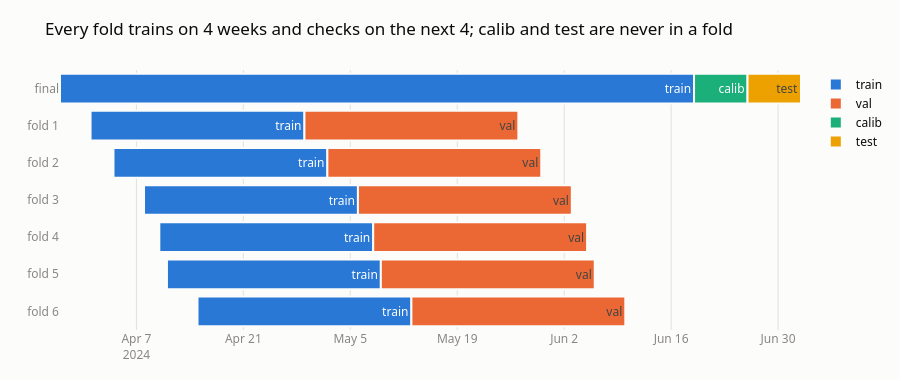

Source (notebook cell):
### Markdown cell above
## 3. Splits (`splits.parquet`)

### Code cell
display(splits)

timeline = splits.assign(
    window=np.where(
        splits["fold"].isna(), "final", "fold " + splits["fold"].astype(str)
    ),
    start=pd.to_datetime(splits["start_date"]),
    end=pd.to_datetime(splits["end_date"]) + pd.Timedelta(days=1),
)
fig = px.timeline(
    timeline,
    x_start="start",
    x_end="end",
    y="window",
    color="split",
    color_discrete_map=SPLIT_COLORS,
    category_orders={"split": list(SPLIT_COLORS)},
    text="split",
    hover_data={"start_date": True, "end_date": True, "start": False, "end": False},
    title="Every fold trains on 4 weeks and checks on the next 4; calib and test are never in a fold",
)
fig.update_yaxes(
    categoryorder="array", categoryarray=timeline["window"].unique()[::-1], title=None
)
fig.update_traces(
    marker_line_color="#fcfcfb", marker_line_width=2, textposition="inside"
)
fig.update_layout(
    height=380,
    legend_title_text=None,
    xaxis_range=[dates[0], dates[-1] + pd.Timedelta(days=1)],
)
fig.show()

### Figure 1 — Plotly figure (JSON) as saved in the notebook; plotly's stock layout.template omitted (floating-point values rounded to 4 significant figures)
{"data": [{"base": ["2024-03-28T00:00:00", "2024-04-01T00:00:00", "2024-04-04T00:00:00", "2024-04-08T00:00:00", "2024-04-10T00:00:00", "2024-04-11T00:00:00", "2024-04-15T00:00:00"], "customdata": [["2024-03-28", "2024-06-18"], ["2024-04-01", "2024-04-28"], ["2024-04-04", "2024-05-01"], ["2024-04-08", "2024-05-05"], ["2024-04-10", "2024-05-07"], ["2024-04-11", "2024-05-08"], ["2024-04-15", "2024-05-12"]], "hovertemplate": "split=%{text}<br>window=%{y}<br>start_date=%{customdata[0]}<br>end_date=%{customdata[1]}<extra></extra>", "legendgroup": "train", "marker": {"color": "#2a78d6", "line": {"color": "#fcfcfb", "width": 2}, "pattern": {"shape": ""}}, "name": "train", "orientation": "h", "showlegend": true, "text": ["train", "train", "train", "train", "train", "train", "train"], "textposition": "inside", "type": "bar", "x": [7171200000, 2419200000, 2419200000, 2419200000, 2419200000, 2419200000, 2419200000], "xaxis": "x", "y": ["final", "fold 1", "fold 2", "fold 3", "fold 4", "fold 5", "fold 6"], "yaxis": "y"}, {"base": ["2024-04-29T00:00:00", "2024-05-02T00:00:00", "2024-05-06T00:00:00", "2024-05-08T00:00:00", "2024-05-09T00:00:00", "2024-05-13T00:00:00"], "customdata": [["2024-04-29", "2024-05-26"], ["2024-05-02", "2024-05-29"], ["2024-05-06", "2024-06-02"], ["2024-05-08", "2024-06-04"], ["2024-05-09", "2024-06-05"], ["2024-05-13", "2024-06-09"]], "hovertemplate": "split=%{text}<br>window=%{y}<br>start_date=%{customdata[0]}<br>end_date=%{customdata[1]}<extra></extra>", "legendgroup": "val", "marker": {"color": "#eb6834", "line": {"color": "#fcfcfb", "width": 2}, "pattern": {"shape": ""}}, "name": "val", "orientation": "h", "showlegend": true, "text": ["val", "val", "val", "val", "val", "val"], "textposition": "inside", "type": "bar", "x": [2419200000, 2419200000, 2419200000, 2419200000, 2419200000, 2419200000], "xaxis": "x", "y": ["fold 1", "fold 2", "fold 3", "fold 4", "fold 5", "fold 6"], "yaxis": "y"}, {"base": ["2024-06-19T00:00:00"], "customdata": [["2024-06-19", "2024-06-25"]], "hovertemplate": "split=%{text}<br>window=%{y}<br>start_date=%{customdata[0]}<br>end_date=%{customdata[1]}<extra></extra>", "legendgroup": "calib", "marker": {"color": "#1baf7a", "line": {"color": "#fcfcfb", "width": 2}, "pattern": {"shape": ""}}, "name": "calib", "orientation": "h", "showlegend": true, "text": ["calib"], "textposition": "inside", "type": "bar", "x": [604800000], "xaxis": "x", "y": ["final"], "yaxis": "y"}, {"base": ["2024-06-26T00:00:00"], "customdata": [["2024-06-26", "2024-07-02"]], "hovertemplate": "split=%{text}<br>window=%{y}<br>start_date=%{customdata[0]}<br>end_date=%{customdata[1]}<extra></extra>", "legendgroup": "test", "marker": {"color": "#eda100", "line": {"color": "#fcfcfb", "width": 2}, "pattern": {"shape": ""}}, "name": "test", "orientation": "h", "showlegend": true, "text": ["test"], "textposition": "inside", "type": "bar", "x": [604800000], "xaxis": "x", "y": ["final"], "yaxis": "y"}], "layout": {"barmode": "overlay", "height": 380, "legend": {"title": {}, "tracegroupgap": 0}, "title": {"text": "Every fold trains on 4 weeks and checks on the next 4; calib and test are never in a fold"}, "xaxis": {"anchor": "y", "domain": [0, 1], "range": ["2024-03-28T00:00:00", "2024-07-03T00:00:00"], "type": "date"}, "yaxis": {"anchor": "x", "categoryarray": ["fold 6", "fold 5", "fold 4", "fold 3", "fold 2", "fold 1", "final"], "categoryorder": "array", "domain": [0, 1], "title": {}}}}
